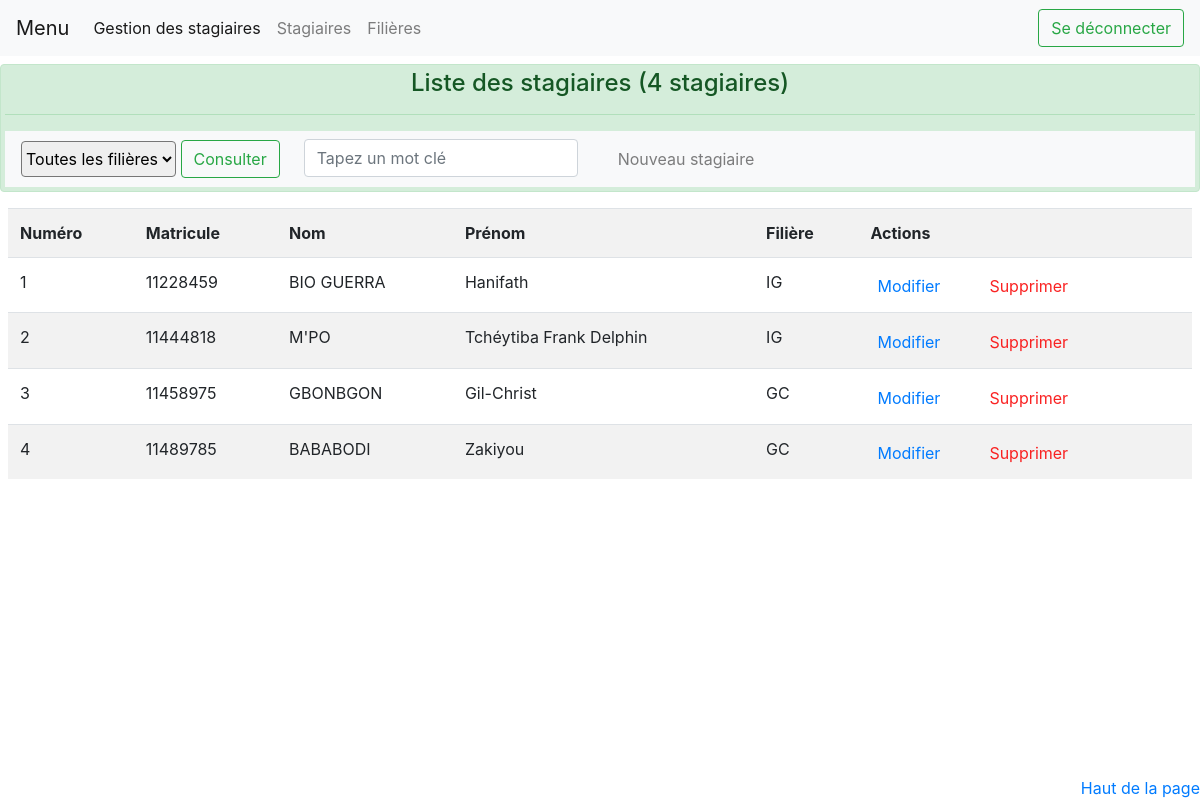
The page /accueil_home.php on the database as committed earlier.
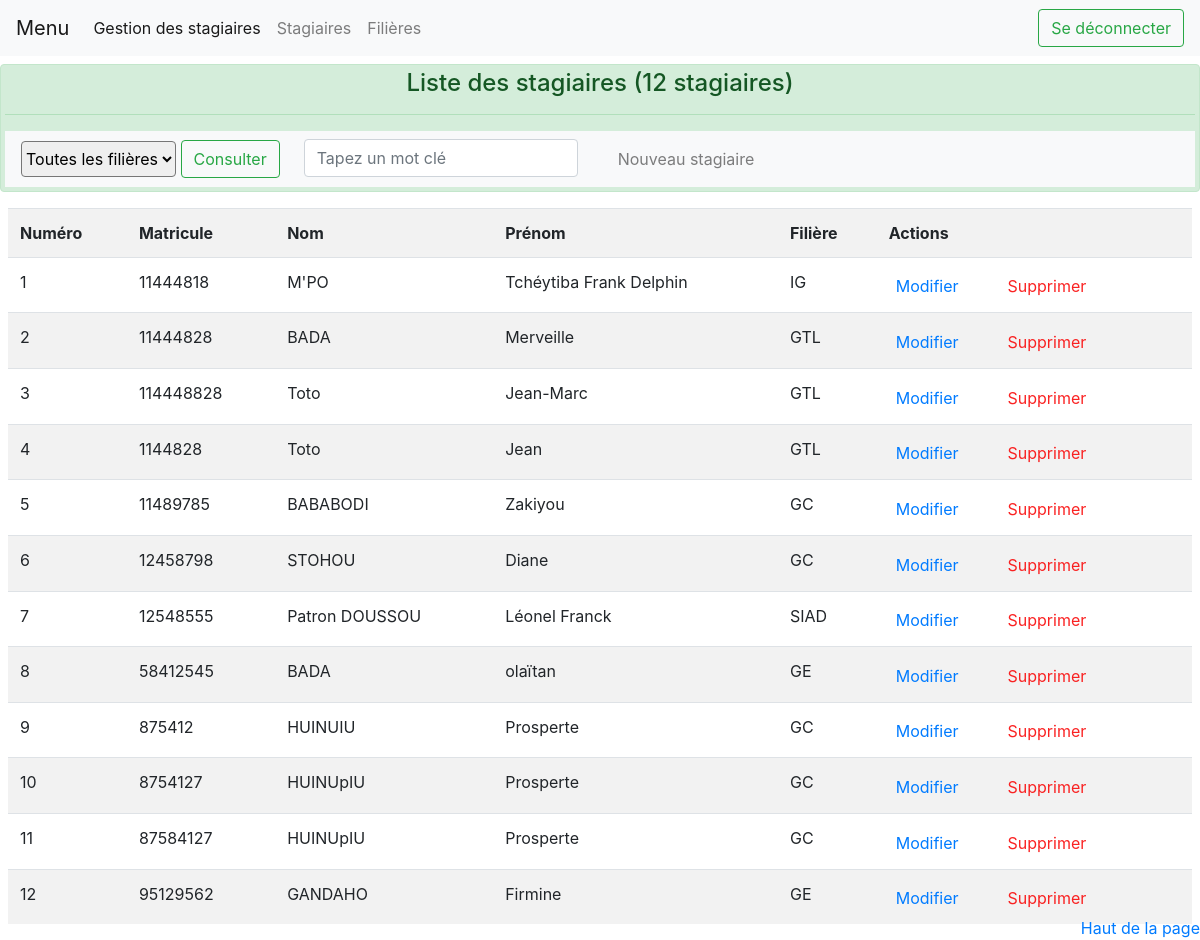
The same page on the database as committed later.
### tables this page shows
CREATE TABLE `stagiaire` (
  `id_stagiaire` varchar(20) NOT NULL,
  `id_filiere` char(5) DEFAULT NULL,
  `nom` varchar(50) NOT NULL,
  `prenom` varchar(150) NOT NULL,
  `civilite` varchar(1) NOT NULL,
  `date_nais` date NOT NULL,
  `photo` longtext
);

### accueil_home.php (the view, shortened to what this page needs)
<!doctype html>
	<html lang=fr>
	<head>
	    <link rel="stylesheet" href="styles/css/bootstrap.css">
	    <link rel="stylesheet" href="styles/css/stylepro.css">
	</head>
	<body>
		<?php
		require_once('inclu/connexion.php');
		include_once("menu.php"); ?>
		<div class="alert alert-success mt-2  p-1" role="alert">
		  <h4 class="alert-heading" align="center">
		  	Liste des stagiaires
		  	<?php $req=$bdd->query("SELECT COUNT(id_stagiaire) AS nbr_stag, id_stagiaire FROM stagiaire");
				while ($res=$req->fetch())
				{
					echo '('.$res['nbr_stag'].' stagiaires)';
				} ?>
		  </h4>
		  <hr>
			<nav class="navbar navbar-expand-lg navbar-expand-md navbar-light bg-light">
			  <div class="collapse navbar-collapse" id="navbarSupportedContent">
				  <form method="POST" action="traitement/liste_stagiaire.php">
				    <select name="filiere" id="filiere" style=" height: 36px; border-radius: 4px; position: relative; top:2px;">
				      <option value="1">Toutes les filières</option>
				    </select>
				    <button type="submit" value="Envoyer" class="btn btn-outline-success">Consulter</button>
				  </form>
			      <ul class="navbar-nav mr-auto">
				     <li class="nav-item mx-4">
					    <form class="form-inline my-2 my-lg-0" method="POST" action="">
									<input class="form-control mr-sm-2" type="search" name="search" id="search" placeholder="Tapez un mot clé" aria-label="Recherche_rapide" autofocus="autofocus">
						</form>
				  	 </li>
				     <li class="nav-item">
				        <a class="nav-link " href="nouveau_stagiaire.php">Nouveau stagiaire</a>
				     </li>
			      </ul>
			  </div>
			</nav>
		</div>
		<div class="m-2">
		 	<table class="table table-hover table-striped">
		 		<tr>
		 			<th>Numéro</th>
		 			<th>Matricule</th>
		 			<th>Nom</th>
		 			<th>Prénom</th>
		 			<th>Filière</th>
		 			<th>Actions</th>
		 		</tr>
		 		<?php
		 			$requete=$bdd->query("SELECT id_stagiaire, nom, prenom, id_filiere FROM stagiaire");
		 			$i=0;
		 			while ($resultat=$requete->fetch())
		 			{ $i++;
		 		?>
		 		<tr>
		 			<td><?php echo $i; ?></td>
		 			<td><?php echo $resultat['id_stagiaire']; ?></td>
		 			<td><?php echo $resultat['nom']; ?></td>
		 			<td><?php echo $resultat['prenom']; ?></td>
		 			<td><?php echo $resultat['id_filiere']; ?></td>
		 			<td>
	 					<form class="d-inline" method="POST" action="">
	 						<a href="#"><input type="submit" name="modifier" value="Modifier" class="btn-form-action"></a>
	 					</form>
	 					<form class="d-inline" method="POST"  action="traitement/traitSupprimer.php">
	 						<input type="submit" name="supprimer"  class="btn-suppr btn-form-action" value="Supprimer" data-toggle="tooltip" data-placement="top" title="Attention! L'action est irréversible. Voulez vous vraiment supprimer l'etudiant au matricule <?php echo $resultat['id_stagiaire'] ; ?>">
	 					</form>
		 			</td>
		 		</tr>
		 		<?php }?>
		 	</table>
		</div>
		<div class="text-right fixed-bottom"><a href="#top">Haut de la page</a></div>
	</body>
	</html>

Rows that differ between the two databases and show on the page:
removed stagiaire: nbr_stag "4", id_stagiaire "11458975", nom "GBONBGON", prenom "Gil-Christ", id_filiere "GC"
removed stagiaire: id_stagiaire "11228459", nom "BIO GUERRA", prenom "Hanifath", id_filiere "IG"
added stagiaire: id_stagiaire "11444828", nom "BADA", prenom "Merveille", id_filiere "GTL"
added stagiaire: id_stagiaire "114448828", nom "Toto", prenom "Jean-Marc", id_filiere "GTL"
added stagiaire: id_stagiaire "1144828", nom "Toto", prenom "Jean", id_filiere "GTL"
added stagiaire: id_stagiaire "12458798", nom "STOHOU", prenom "Diane", id_filiere "GC"
added stagiaire: id_stagiaire "12548555", nom "Patron DOUSSOU", prenom "Léonel Franck", id_filiere "SIAD"
added stagiaire: id_stagiaire "58412545", nom "BADA", prenom "olaïtan", id_filiere "GE"
added stagiaire: id_stagiaire "875412", nom "HUINUIU", prenom "Prosperte", id_filiere "GC"
added stagiaire: id_stagiaire "8754127", nom "HUINUpIU", prenom "Prosperte", id_filiere "GC"
added stagiaire: id_stagiaire "87584127", nom "HUINUpIU", prenom "Prosperte", id_filiere "GC"
added stagiaire: id_stagiaire "95129562", nom "GANDAHO", prenom "Firmine", id_filiere "GE"
